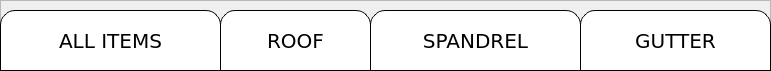
      <widget class="QFrame" name="frame_3">
       <property name="geometry">
        <rect>
         <x>40</x>
         <y>90</y>
         <width>771</width>
         <height>71</height>
        </rect>
       </property>
       <property name="frameShape">
        <enum>QFrame::StyledPanel</enum>
       </property>
       <property name="frameShadow">
        <enum>QFrame::Raised</enum>
       </property>
       <widget class="QPushButton" name="pushButton_Inventory_ALL_ITEMS_table">
        <property name="geometry">
         <rect>
          <x>0</x>
          <y>10</y>
          <width>221</width>
          <height>61</height>
         </rect>
        </property>
        <property name="font">
         <font>
          <family>Verdana</family>
          <pointsize>15</pointsize>
         </font>
        </property>
        <property name="styleSheet">
         <string notr="true">/* Default Inactive Buttons */
QPushButton {
    background-color: #ffffff;
    color: black;
    border: 1px solid #000000; 
    padding: 10px;
    font-family: &quot;Verdana&quot;, sans-serif; 
    text-align: center;

    /* Only top corners curved */
    border-top-left-radius: 15px;
    border-top-right-radius: 15px;
    border-bottom-left-radius: 0px;
    border-bottom-right-radius: 0px;
}

/* Hover Effect on Inactive Buttons */
QPushButton:hover {
    background-color: #903929;
    color: white;
    font-weight: 700;

}

/* Active Button (Current Page) */
QPushButton#activeButton {
    background-color: #903929;
    color: white;
    font-weight: 700;

    /* Keep the same corner radius for active button */
    border-top-left-radius: 15px;
    border-top-right-radius: 15px;
    border-bottom-left-radius: 0px;
    border-bottom-right-radius: 0px;
}
</string>
        </property>
        <property name="text">
         <string>ALL ITEMS</string>
        </property>
       </widget>
       <widget class="QPushButton" name="pushButton_Inventory_ROOF_table">
        <property name="geometry">
         <rect>
          <x>220</x>
          <y>10</y>
          <width>151</width>
          <height>61</height>
         </rect>
        </property>
        <property name="font">
         <font>
          <family>Verdana</family>
          <pointsize>15</pointsize>
         </font>
        </property>
        <property name="styleSheet">
         <string notr="true">/* Default Inactive Buttons */
QPushButton {
    background-color: #ffffff;
    color: black;
    border: 1px solid #000000; 
    padding: 10px;
    font-family: &quot;Verdana&quot;, sans-serif; 
    text-align: center;

    /* Only top corners curved */
    border-top-left-radius: 15px;
    border-top-right-radius: 15px;
    border-bottom-left-radius: 0px;
    border-bottom-right-radius: 0px;
}

/* Hover Effect on Inactive Buttons */
QPushButton:hover {
    background-color: #903929;
    color: white;
    font-weight: 700;

}

/* Active Button (Current Page) */
QPushButton#activeButton {
    background-color: #903929;
    color: white;
    font-weight: 700;

    /* Keep the same corner radius for active button */
    border-top-left-radius: 15px;
    border-top-right-radius: 15px;
    border-bottom-left-radius: 0px;
    border-bottom-right-radius: 0px;
}
</string>
        </property>
        <property name="text">
         <string>ROOF</string>
        </property>
       </widget>
       <widget class="QPushButton" name="pushButton_Inventory_SPANDREL_table">
        <property name="geometry">
         <rect>
          <x>370</x>
          <y>10</y>
          <width>211</width>
          <height>61</height>
         </rect>
        </property>
        <property name="font">
         <font>
          <family>Verdana</family>
          <pointsize>15</pointsize>
         </font>
        </property>
        <property name="styleSheet">
         <string notr="true">/* Default Inactive Buttons */
QPushButton {
    background-color: #ffffff;
    color: black;
    border: 1px solid #000000; 
    padding: 10px;
    font-family: &quot;Verdana&quot;, sans-serif; 
    text-align: center;

    /* Only top corners curved */
    border-top-left-radius: 15px;
    border-top-right-radius: 15px;
    border-bottom-left-radius: 0px;
    border-bottom-right-radius: 0px;
}

/* Hover Effect on Inactive Buttons */
QPushButton:hover {
    background-color: #903929;
    color: white;
    font-weight: 700;

}

/* Active Button (Current Page) */
QPushButton#activeButton {
    background-color: #903929;
    color: white;
    font-weight: 700;

    /* Keep the same corner radius for active button */
    border-top-left-radius: 15px;
    border-top-right-radius: 15px;
    border-bottom-left-radius: 0px;
    border-bottom-right-radius: 0px;
}
</string>
        </property>
        <property name="text">
         <string>SPANDREL</string>
        </property>
       </widget>
       <widget class="QPushButton" name="pushButton_Inventory_GUTTER_table">
        <property name="geometry">
         <rect>
          <x>580</x>
          <y>10</y>
          <width>191</width>
          <height>61</height>
         </rect>
        </property>
        <property name="font">
         <font>
          <family>Verdana</family>
          <pointsize>15</pointsize>
         </font>
        </property>
        <property name="styleSheet">
         <string notr="true">/* Default Inactive Buttons */
QPushButton {
    background-color: #ffffff;
    color: black;
    border: 1px solid #000000; 
    padding: 10px;
    font-family: &quot;Verdana&quot;, sans-serif; 
    text-align: center;

    /* Only top corners curved */
    border-top-left-radius: 15px;
    border-top-right-radius: 15px;
    border-bottom-left-radius: 0px;
    border-bottom-right-radius: 0px;
}

/* Hover Effect on Inactive Buttons */
QPushButton:hover {
    background-color: #903929;
    color: white;
    font-weight: 700;

}

/* Active Button (Current Page) */
QPushButton#activeButton {
    background-color: #903929;
    color: white;
    font-weight: 700;

    /* Keep the same corner radius for active button */
    border-top-left-radius: 15px;
    border-top-right-radius: 15px;
    border-bottom-left-radius: 0px;
    border-bottom-right-radius: 0px;
}
</string>
        </property>
        <property name="text">
         <string>GUTTER</string>
        </property>
       </widget>
      </widget>
